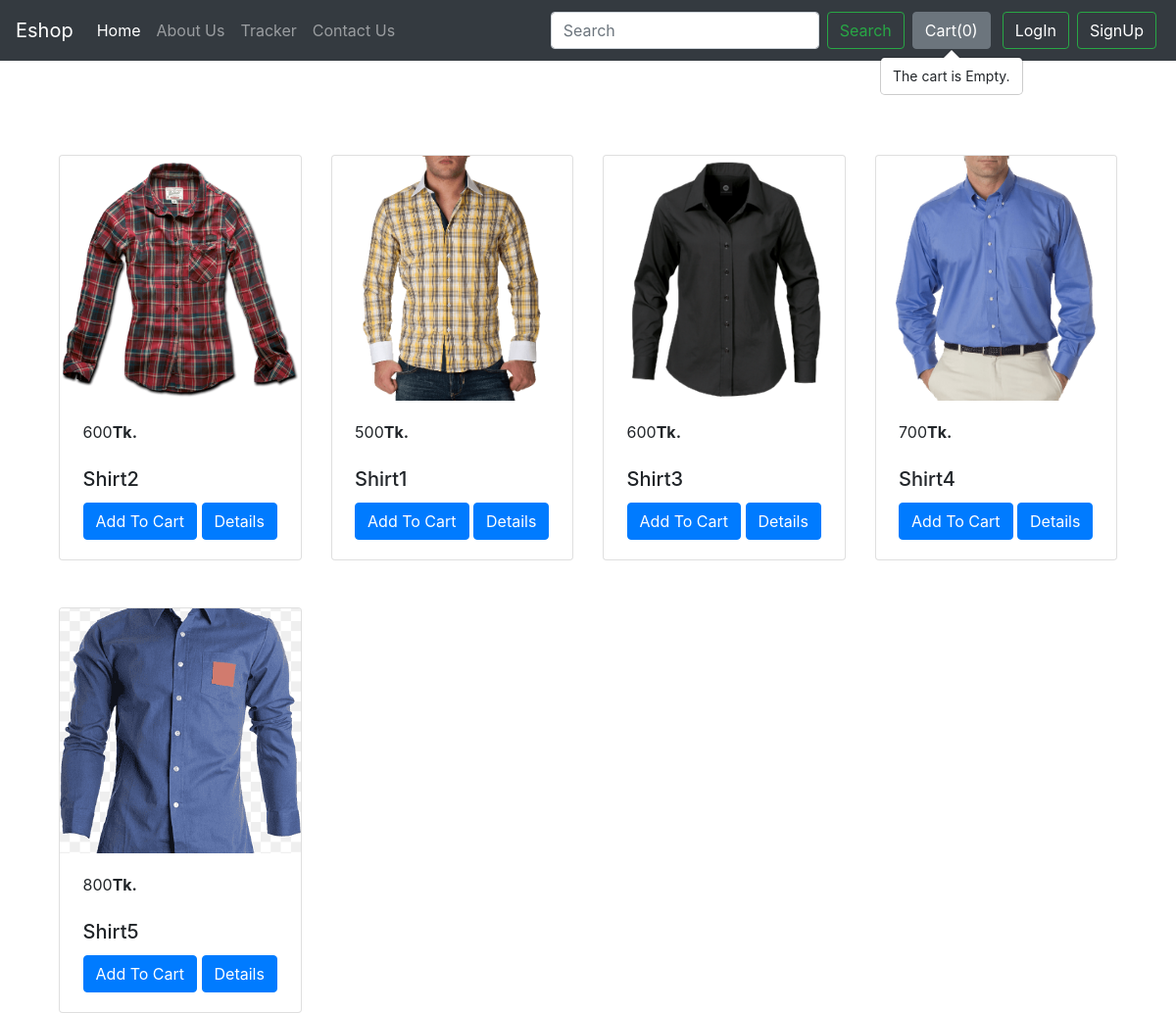
Page /ebazar/products-view/Shirt on the committed database.
### EbazarApp/models.py (models this page shows, shortened)
class Product(models.Model):
    id=models.AutoField(primary_key=True)
    product_name=models.CharField(max_length=50)
    category= models.ForeignKey(ProductType,on_delete=models.CASCADE, default="")
    sub_category= models.CharField(max_length=50, default="")
    price=models.IntegerField(default=0)
    desc=models.CharField(max_length=3000)
    pub_date=models.DateField()
    image= models.ImageField(upload_to="shop/images",default="")

### EbazarApp/views.py (the view)
# urls.py: path('products-view/<str:type_name>',views.products_view,name='products_view'),
def products_view(request,type_name):
    type=ProductType.objects.get(type_name=type_name)
    products=Product.objects.filter(category=type)
    params={"products":products}
    return render(request,'EbazarApp/productsView.html',params)

### EbazarApp/templates/EbazarApp/productsView.html (shortened to what this page needs)
{% extends 'EbazarApp/basic.html' %}
{% block body  %}
<div class="container row mt-5" style="margin: auto;">
{% for i in products %}
<div class="col-xs-1 col-sm-5 col-md-4 col-lg-3 mt-5">
  <div class="card align-items-center" >
    <img src='/media/{{i.image}}' class="card-img-top" alt="...">
    <div class="card-body">
      <span id="pricepr{{i.id}}">{{i.price}}</span><span><b>Tk.</b></span><br><br>
      <h5 id="namepr{{i.id}}" class="card-title" >{{i.product_name}}</h5>
      <span id="divpr{{i.id}}" class="divpr">
        <button id="pr{{i.id}}" class="btn btn-primary cart-button">Add To Cart</button>
      </span>
      <a href="/ebazar/products/{{i.id}}"><button id="qv{{i.id}}"
          class="btn btn-primary ">Details</button></a>
    </div>
  </div>
</div>
{% endfor %}
</div>
{% endblock %}

### EbazarApp/templates/EbazarApp/basic.html (shortened to what this page needs)
{% load static %}
<!doctype html>
<html lang="en">
  <head>
  <link rel="stylesheet" href="https://stackpath.bootstrapcdn.com/bootstrap/4.2.1/css/bootstrap.min.css">
  </head>
  <body>
    <nav class="navbar navbar-expand-lg navbar-dark bg-dark">
      <a class="navbar-brand" href="/ebazar">Eshop</a>
      <div class="collapse navbar-collapse navbar-content-right" id="navbarSupportedContent">
        <ul class="navbar-nav mr-auto">
          <li class="nav-item active">
            <a class="nav-link" href="/ebazar">Home <span class="sr-only">(current)</span></a>
          </li>
          <li class="nav-item">
            <a class="nav-link" href="/ebazar/about">About Us</a>
          </li>
          <li class="nav-item">
            <a class="nav-link" href="/ebazar/tracker">Tracker</a>
          </li>
          <li class="nav-item">
            <a class="nav-link" href="/ebazar/contact">Contact Us</a>
          </li>
        </ul>
        <form class="form-inline my-2 my-lg-0">
          <input class="form-control mr-sm-2" type="search" placeholder="Search" aria-label="Search">
          <button class="btn btn-outline-success my-2 my-sm-0" type="submit">Search</button>
        </form>
        <button type="button" class="btn btn-secondary mx-2" id="popcart" data-container="body" data-toggle="popover" data-placement="bottom" data-html="true" data-content="Vivamus
    sagittis lacus vel augue laoreet rutrum faucibus.">
      Cart(<span id="cart">0</span>)
    </button>
    {% if user.is_authenticated %}
      <a  id="username" href="/ebazar/logout"  >
        {{user.get_username}}
      </a>
      <form>
      <input type="hidden" name="usernameInput" id="usernameInput" value="{{user.get_username}}">
    </form>
    {% else %}
    <a href="/ebazar/login-page" type="button" class="btn btn-outline-success mx-1 my-1"  >LogIn</a>
    <a href="/ebazar/signup" type="button" class="btn btn-outline-success mx-1 my-1" >
      SignUp
    </a>
    {% endif %}
      </div>
    </nav>
  {% block body %} {% endblock %}
  </body>
</html>

### EbazarApp/templates/EbazarApp/basic.html (style rules this page uses)
.navbar-content-right a { color: white; }

### EbazarApp/templates/EbazarApp/productsView.html (style rules this page uses)
.card img { height:250px; object-fit: cover; }
.navbar { position: sticky; top: 0; z-index: 1; }

### rows in the picture
Product: image (picture), price "600", product_name "Shirt2"
Product: image (picture), price "500", product_name "Shirt1"
Product: image (picture), price "600", product_name "Shirt3"
Product: image (picture), price "700", product_name "Shirt4"
Product: image (picture), price "800", product_name "Shirt5"
